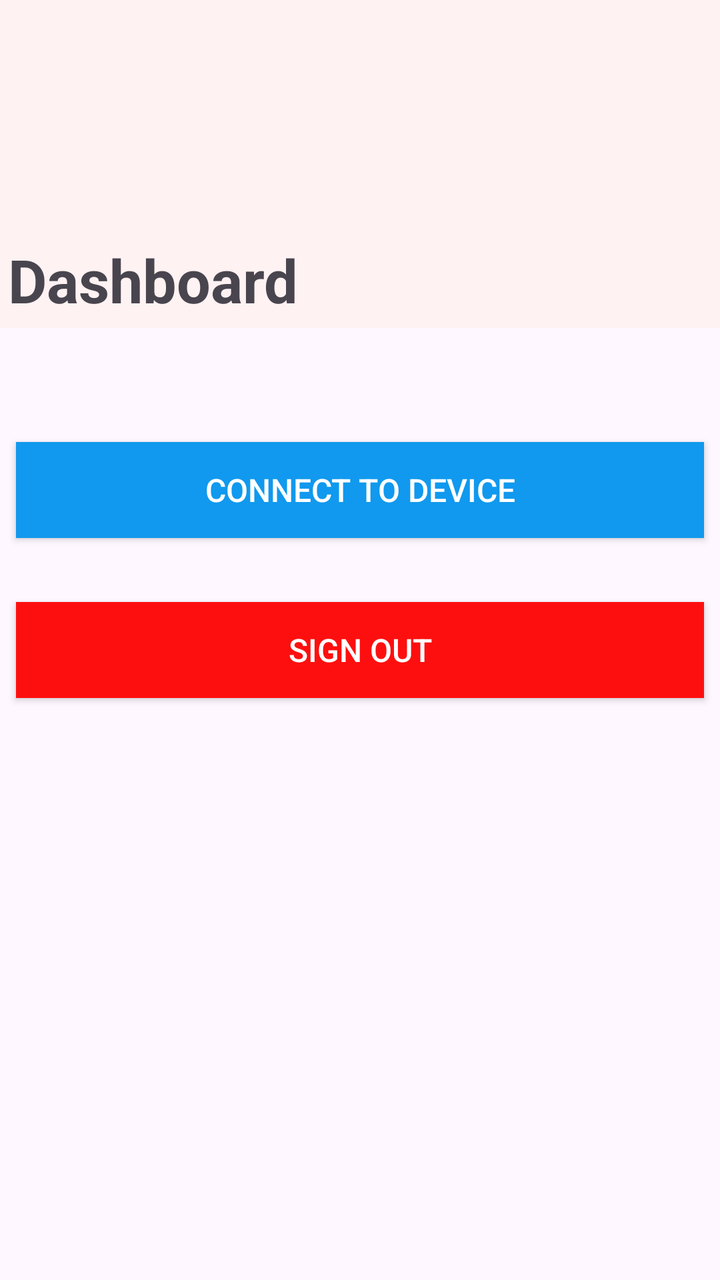
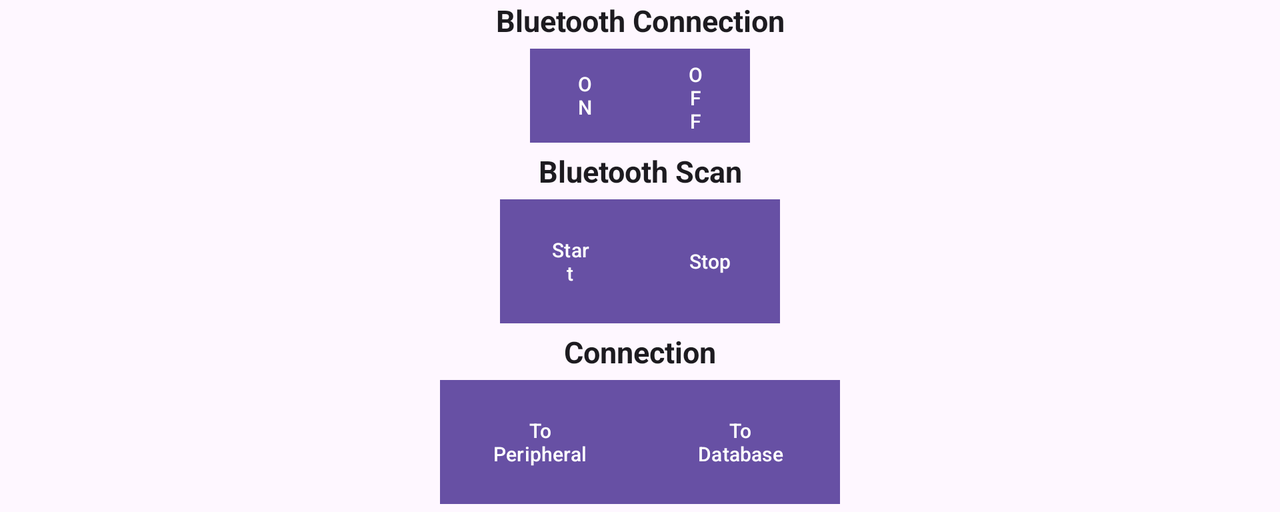

Compare how this app lays out the same screen by default and in its alternative resource folder. The renders come first, then the two layout files and the values they reference.
<!-- AndroidManifest.xml: application theme Theme.COENELEC390 -->
<!-- res/layout/fragment_bluetooth.xml -->
<?xml version="1.0" encoding="utf-8"?>
<LinearLayout xmlns:android="http://schemas.android.com/apk/res/android"
    xmlns:app="http://schemas.android.com/apk/res-auto"
    android:layout_width="match_parent"
    android:layout_height="match_parent"
    android:background="@android:color/transparent"
    android:gravity="top|left"
    android:orientation="vertical">


    

    <LinearLayout
        android:layout_width="match_parent"
        android:layout_height="164dp"
        android:background="#FEF2F2"
        android:padding="4dp"
        android:gravity="bottom|left">

        <TextView
            android:layout_width="wrap_content"
            android:layout_height="wrap_content"
            android:gravity="bottom|left"
            android:text="Dashboard"
            android:textSize="30sp"
            android:textStyle="bold" />


    </LinearLayout>


    
    <LinearLayout
        android:layout_width="match_parent"
        android:layout_height="wrap_content"
        android:gravity="center"
        android:orientation="horizontal"/>

    <LinearLayout
        android:layout_width="match_parent"
        android:layout_height="wrap_content"
        android:gravity="center_vertical"
        android:orientation="horizontal"
        android:padding="12dp">

        <TextView
            android:id="@+id/categoryLabel"
            android:layout_width="wrap_content"
            android:layout_height="wrap_content"
            android:layout_margin="4dp"
            android:background="@android:color/transparent"
            android:gravity="center|center_horizontal|left"
            android:hint="Bluetooth Status:"
            android:padding="8dp"
            android:textFontWeight="800"
            android:textSize="0sp" />



    </LinearLayout>
    


    
    <LinearLayout
        android:layout_width="match_parent"
        android:layout_height="wrap_content"
        android:layout_marginBottom="16dp"
        android:gravity="center"
        android:orientation="horizontal">

        <androidx.appcompat.widget.AppCompatButton
            android:id="@+id/scan"
            android:layout_width="match_parent"
            android:layout_height="wrap_content"
            android:layout_margin="8dp"
            android:layout_marginTop="16dp"
            android:background="#1099EE"
            android:elevation="4dp"
            android:padding="12dp"
            android:text="Connect to Device"
            android:textColor="#FFFFFF"
            android:textSize="16sp" />


    </LinearLayout>


    
    <LinearLayout
        android:layout_width="match_parent"
        android:layout_height="wrap_content"
        android:layout_marginBottom="16dp"
        android:gravity="center"
        android:orientation="horizontal">

        <androidx.appcompat.widget.AppCompatButton
            android:id="@+id/signout"
            android:layout_width="match_parent"
            android:layout_height="wrap_content"
            android:layout_margin="8dp"
            android:layout_marginTop="16dp"
            android:background="#FE0F0F"
            android:elevation="4dp"
            android:padding="12dp"
            android:text="Sign out"
            android:textColor="#FFFFFF"
            android:textSize="16sp" />

    </LinearLayout>
</LinearLayout>
<!-- resources referenced by this layout -->
<resources>
  <!-- from res/values-v23/ -->
  <style name="Theme.COENELEC390" parent="Base.Theme.COENELEC390">
      
      <item name="android:navigationBarColor">@android:color/transparent</item>
      <item name="android:statusBarColor">@android:color/transparent</item>
      <item name="android:windowLightStatusBar">?attr/isLightTheme</item>
    </style>
  <style name="Base.Theme.COENELEC390" parent="Theme.Material3.DayNight.NoActionBar">
          
          
      </style>
</resources>
<!-- res/layout-land/fragment_bluetooth.xml (the repository's variant of the layout above) -->
<!-- drawn on the phone turned sideways -->
<?xml version="1.0" encoding="utf-8"?>
<androidx.core.widget.NestedScrollView xmlns:android="http://schemas.android.com/apk/res/android"
    xmlns:app="http://schemas.android.com/apk/res-auto"
    xmlns:tools="http://schemas.android.com/tools"
    android:layout_width="match_parent"
    android:layout_height="wrap_content"
    tools:context=".ui.notifications.NotificationsFragment">

    <LinearLayout
        android:layout_width="match_parent"
        android:layout_height="match_parent"
        android:orientation="vertical">

        <TextView
            android:layout_width="match_parent"
            android:layout_height="wrap_content"
            android:text="Bluetooth Connection"
            android:textAlignment="center"
            android:textColor="?attr/actionMenuTextColor"
            android:textSize="15sp"
            android:textStyle="bold"></TextView>

        <LinearLayout
            android:layout_width="match_parent"
            android:layout_height="wrap_content"
            android:gravity="center"
            android:orientation="horizontal">
            <Button
                android:id="@+id/btnOn"
                android:layout_width="55dp"
                android:layout_height="55dp"
                android:textSize="10sp"
                android:text="ON"
                app:cornerRadius="0dp"
                app:layout_constraintBottom_toBottomOf="parent"
                app:layout_constraintEnd_toEndOf="parent"
                app:layout_constraintStart_toStartOf="parent"
                app:layout_constraintTop_toTopOf="parent"
                app:layout_constraintVertical_bias="0.399" />

            <Button
                android:id="@+id/btnOff"
                android:layout_width="55dp"
                android:layout_height="55dp"
                android:textSize="10sp"
                android:text="OFF"
                app:cornerRadius="0dp"
                app:layout_constraintBottom_toBottomOf="parent"
                app:layout_constraintEnd_toEndOf="parent"
                app:layout_constraintHorizontal_bias="0.516"
                app:layout_constraintStart_toStartOf="parent"
                app:layout_constraintTop_toTopOf="parent"
                app:layout_constraintVertical_bias="0.483" />
        </LinearLayout>

        <TextView
            android:layout_width="match_parent"
            android:layout_height="wrap_content"
            android:text="Bluetooth Scan"
            android:textAlignment="center"
            android:textColor="?attr/actionMenuTextColor"
            android:textSize="15sp"
            android:textStyle="bold"></TextView>

        <LinearLayout
            android:layout_width="match_parent"
            android:layout_height="wrap_content"
            android:gravity="center"
            android:orientation="horizontal">


            <Button
                android:id="@+id/scan"
                android:layout_width="70dp"
                android:layout_height="70dp"
                android:textSize="10sp"
                android:text="Start"
                app:cornerRadius="0dp"
                app:layout_constraintBottom_toBottomOf="parent"
                app:layout_constraintEnd_toEndOf="parent"
                app:layout_constraintHorizontal_bias="0.297"
                app:layout_constraintStart_toStartOf="parent"
                app:layout_constraintTop_toTopOf="parent"
                app:layout_constraintVertical_bias="0.603" />

            <Button
                android:id="@+id/stopScan"
                android:layout_width="70dp"
                android:layout_height="70dp"
                android:textSize="10sp"
                android:text="Stop"
                app:cornerRadius="0dp"
                app:layout_constraintBottom_toBottomOf="parent"
                app:layout_constraintEnd_toEndOf="parent"
                app:layout_constraintHorizontal_bias="0.718"
                app:layout_constraintStart_toStartOf="parent"
                app:layout_constraintTop_toTopOf="parent"
                app:layout_constraintVertical_bias="0.603" />
        </LinearLayout>

        <TextView
            android:layout_width="match_parent"
            android:layout_height="wrap_content"
            android:text="Connection"
            android:textAlignment="center"
            android:textColor="?attr/actionMenuTextColor"
            android:textSize="15sp"
            android:textStyle="bold"></TextView>

        <LinearLayout
            android:layout_width="match_parent"
            android:layout_height="wrap_content"
            android:gravity="center"
            android:orientation="horizontal">
            <Button
                android:id="@+id/connect"
                android:layout_width="100dp"
                android:layout_height="70dp"
                android:textSize="10sp"
                android:text="To Peripheral"
                app:cornerRadius="0dp"
                app:layout_constraintBottom_toBottomOf="parent"
                app:layout_constraintEnd_toEndOf="parent"
                app:layout_constraintStart_toStartOf="parent"
                app:layout_constraintTop_toTopOf="parent"
                app:layout_constraintVertical_bias="0.737" />

            <Button
                android:id="@+id/updateDB"
                android:layout_width="100dp"
                android:layout_height="70dp"
                android:textSize="10sp"
                android:text="To Database"
                app:cornerRadius="0dp"
                app:layout_constraintBottom_toBottomOf="parent"
                app:layout_constraintEnd_toEndOf="parent"
                app:layout_constraintHorizontal_bias="0.526"
                app:layout_constraintStart_toStartOf="parent"
                app:layout_constraintTop_toTopOf="parent"
                app:layout_constraintVertical_bias="0.836" />
        </LinearLayout>
    </LinearLayout>
</androidx.core.widget.NestedScrollView>
